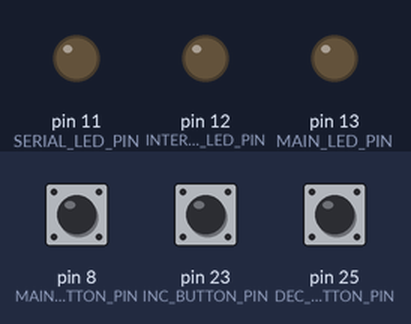
A sketch run on a simulated Arduino Mega 2560, built with avr-gcc and run on an emulated ATmega2560. Parts: output pins drawn as LEDs (lit = HIGH). Dashed ring = blinking. The inputs (shaded band) are chosen by the test bench; at power-on: pin 8 (MAIN_BUTTON_PIN) HIGH, pin 23 (INC_BUTTON_PIN) HIGH, pin 25 (DEC_BUTTON_PIN) HIGH. What the sketch prints to the serial monitor is not drawn.

Above: at 1.2 s.
1.3 s: pin 8 (MAIN_BUTTON_PIN) pulled LOW for 1 s
At 2.8 s:
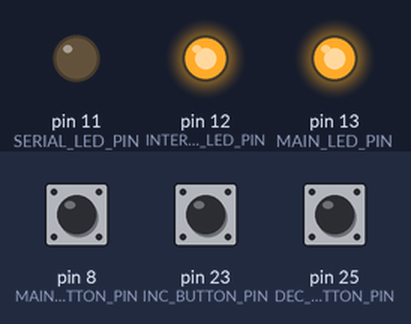
At 3.6 s:
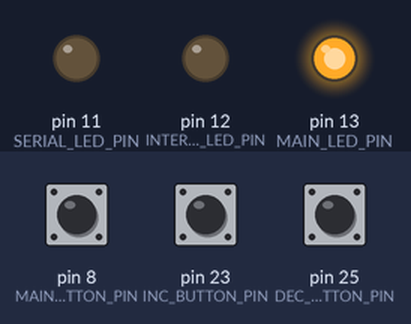
6.4 s: pin 8 (MAIN_BUTTON_PIN) pulled LOW for 3.2 s
At 10.7 s:
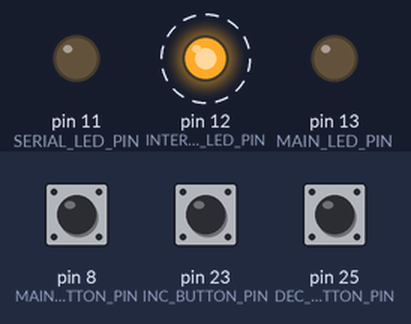
Timing chart, 0 to 19.6 s (numbered marks = the images above; inputs shaded):
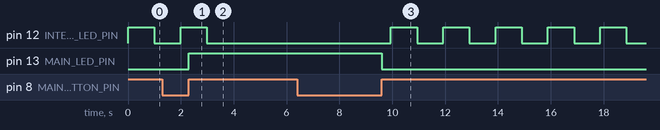

The sketch:

lab_2.ino
```cpp
// #include "stdinout.h"
// #define MAIN_LED_PIN 13
// #define INTERMITENT_LED_PIN 12
// #define SERIAL_LED_PIN 11
// #define MAIN_BUTTON_PIN 8
// #define INC_BUTTON_PIN 23
// #define DEC_BUTTON_PIN 25

// void task1();
// void task2();
// void task3();
// void task4();
// void idleTask();

// byte ledState = LOW;
// byte interLedState = LOW;
// byte serialLedState = LOW;
// bool btnPressed = false;
// unsigned int currentTime = 0;
// unsigned int prevTime_T1 = 0;
// unsigned int prevTime_Idle = 0;
// unsigned int delayTime = 1000;
// unsigned int idleInterval = 2000;
// unsigned int step = 100;
// char command[10];

// void setup(){
//   pinMode(MAIN_LED_PIN, OUTPUT);
//   pinMode(INTERMITENT_LED_PIN, OUTPUT);
//   pinMode(SERIAL_LED_PIN, OUTPUT);
//   pinMode(MAIN_BUTTON_PIN, INPUT_PULLUP);
//   pinMode(INC_BUTTON_PIN, INPUT_PULLUP);
//   pinMode(DEC_BUTTON_PIN, INPUT_PULLUP);
//   Serial.begin(115200);
// }

// void loop(){
//   currentTime = millis();
//   task1();
//   task2();
//   task3();
//   task4();
//   idleTask();
// }

// void task1(){
//   if(digitalRead(MAIN_BUTTON_PIN) == LOW){
//     while(digitalRead(MAIN_BUTTON_PIN) == LOW);
//     ledState = !ledState;
//     digitalWrite(MAIN_LED_PIN, ledState);
//   }
// }


// void task2()
// {
//   if (currentTime - prevTime_T1 > delayTime)
//   {
//     if (ledState == HIGH)
//     {
//       interLedState = LOW;
//       digitalWrite(INTERMITENT_LED_PIN, interLedState);
//     }
//     else
//     {
//       digitalWrite(INTERMITENT_LED_PIN, interLedState =
//                           interLedState == LOW ? HIGH : LOW);
//     }
//     prevTime_T1 = currentTime;
//   }
// }

// void task3(){
//   if(digitalRead(INC_BUTTON_PIN) == LOW){
//     while(digitalRead(INC_BUTTON_PIN) == LOW);
//     delayTime += step;
//     digitalWrite(INC_BUTTON_PIN, HIGH);
//   }
//   if(digitalRead(DEC_BUTTON_PIN) == LOW){
//     if(delayTime > 100){
//       while(digitalRead(DEC_BUTTON_PIN) == LOW);
//       delayTime -= step;
//       digitalWrite(DEC_BUTTON_PIN, HIGH);
//     }
//   }
// }


// void task4() {
//   if(Serial.available()){
//     fgets(command, sizeof(command), stdin);
//     command[strcspn(command, "\n")] = 0;
//     printf("Received command: %s\n", command);

//     if (strcasecmp(command, "led on") == 0) {
//       serialLedState = HIGH;
//       digitalWrite(SERIAL_LED_PIN, serialLedState);
//     }
//     else if (strcasecmp(command, "led off") == 0) {
//       serialLedState = LOW;
//       digitalWrite(SERIAL_LED_PIN, serialLedState);
//     }
//    else {
//       printf("No such command available!\n");
//     }
//   }
// }

// void idleTask()
// {
//   if (currentTime - prevTime_Idle > idleInterval)
//   {
//     prevTime_Idle = currentTime;

//     printf("LED-ul principal este: %s \n", ledState == HIGH ? "Aprins" : "Stins" );
//     printf("LED-ul intermitent  este: %s \n", interLedState == HIGH ? "Aprins" : "Stins" );
//     printf("LED-ul serial  este: %s \n", serialLedState == HIGH ? "Aprins" : "Stins" );
//     printf("Numărul de recurențe/timp în care LED-ul intermitent se va afla într-o stare: %d \n", delayTime );

//   }
// }
```

main.ino
```cpp
#include "stdinout.h"
#include <Arduino_FreeRTOS.h>

#define MAIN_LED_PIN 13
#define INTERMITENT_LED_PIN 12
#define SERIAL_LED_PIN 11
#define MAIN_BUTTON_PIN 8
#define INC_BUTTON_PIN 23
#define DEC_BUTTON_PIN 25

void task1(void * param);
void task2(void * param);
void task3(void * param);
void task4(void * param);
void idleTask(void * param);

byte ledState = LOW;
byte interLedState = LOW;
byte serialLedState = LOW;
bool btnPressed = false;

unsigned int delayTime = 1000;
unsigned int step = 100;
char command[10];

void setup(){
  pinMode(MAIN_LED_PIN, OUTPUT);
  pinMode(INTERMITENT_LED_PIN, OUTPUT);
  pinMode(SERIAL_LED_PIN, OUTPUT);
  pinMode(MAIN_BUTTON_PIN, INPUT_PULLUP);
  pinMode(INC_BUTTON_PIN, INPUT_PULLUP);
  pinMode(DEC_BUTTON_PIN, INPUT_PULLUP);

  Serial.begin(115200);

  xTaskCreate(
    task1, // function name
    "Task 1", // description(task name)
    1000, // stack size
    NULL, // task parameters
    1, // task priority
    NULL // task handle
  );
  xTaskCreate(task2, "Task 2", 1000, NULL, 1, NULL);
  xTaskCreate(task3, "Task 3", 1000, NULL, 1, NULL);
  xTaskCreate(task4, "Task 4", 1000, NULL, 1, NULL);
  xTaskCreate(idleTask, "IDLE Task", 1000, NULL, 1, NULL);
}

void loop(){

}

void task1(void * param){
  while(1){
    if(digitalRead(MAIN_BUTTON_PIN) == LOW){
      while(digitalRead(MAIN_BUTTON_PIN) == LOW);
      ledState = !ledState;
      digitalWrite(MAIN_LED_PIN, ledState);
    }
    vTaskDelay(1000 / portTICK_PERIOD_MS );
  }
}


void task2(void * param)
{
  while(1){
    if (ledState ^ serialLedState )
    {
      interLedState = LOW;
      digitalWrite(INTERMITENT_LED_PIN, interLedState);
    }
    else
    {
      interLedState = (interLedState == LOW) ? HIGH : LOW ;
      digitalWrite(INTERMITENT_LED_PIN, interLedState);
    }
    vTaskDelay(delayTime / portTICK_PERIOD_MS );
  }
}

void task3(void * param){
  while(1){
    if(digitalRead(INC_BUTTON_PIN) == LOW){
      while(digitalRead(INC_BUTTON_PIN) == LOW);
      delayTime += step;
      digitalWrite(INC_BUTTON_PIN, HIGH);
    }
    if(digitalRead(DEC_BUTTON_PIN) == LOW){
      if(delayTime > 100){
        while(digitalRead(DEC_BUTTON_PIN) == LOW);
        delayTime -= step;
        digitalWrite(DEC_BUTTON_PIN, HIGH);
      }
    }
    vTaskDelay(1000 / portTICK_PERIOD_MS );
  }
}


void task4(void * param) {
  while(1){
    if(Serial.available()){
      fgets(command, sizeof(command), stdin);
      command[strcspn(command, "\n")] = 0;
      printf("Received command: %s\n", command);

      if (strcasecmp(command, "led on") == 0) {
        serialLedState = HIGH;
        digitalWrite(SERIAL_LED_PIN, serialLedState);
      }
      else if (strcasecmp(command, "led off") == 0) {
        serialLedState = LOW;
        digitalWrite(SERIAL_LED_PIN, serialLedState);
      }
      else {
        printf("No such command available!\n");
      }
    }
    vTaskDelay(1000 / portTICK_PERIOD_MS );
  }
}

void idleTask(void * param)
{
  while(1){
    printf("LED-ul principal este: %s \n", ledState == HIGH ? "Aprins" : "Stins" );
    printf("LED-ul intermitent  este: %s \n", interLedState == HIGH ? "Aprins" : "Stins" );
    printf("LED-ul serial  este: %s \n", serialLedState == HIGH ? "Aprins" : "Stins" );
    printf("Numărul de recurențe/timp în care LED-ul intermitent se va afla într-o stare: %d \n", delayTime );
    vTaskDelay(2000 / portTICK_PERIOD_MS );
  }
}
```

stdinout.cpp
```cpp
#include "Arduino.h"
#include <stdio.h>
#include "stdinout.h"

// Function that printf and related will use to print
static int serial_putchar(char c, FILE *f)
{
  if (c == '\n') {
    serial_putchar('\r', f);
  }

  return Serial.write(c) == 1 ? 0 : 1;
}
// Function that scanf and related will use to read
static int serial_getchar(FILE *)
{
  // Wait until character is avilable
  while (Serial.available() <= 0) { ; }

  return Serial.read();
}

static FILE serial_stdinout;

static void setup_stdin_stdout()
{
  // Set up stdout and stdin
  fdev_setup_stream(&serial_stdinout, serial_putchar, serial_getchar, _FDEV_SETUP_RW);
  stdout = &serial_stdinout;
  stdin  = &serial_stdinout;
  stderr = &serial_stdinout;
}

// Initialize the static variable to 0
size_t initializeSTDINOUT::initnum = 0;

// Constructor that calls the function to set up stdin and stdout
initializeSTDINOUT::initializeSTDINOUT()
{
  if (initnum++ == 0) {
    setup_stdin_stdout();
  }
}
```

stdinout.h
```cpp
#ifndef _STDINOUT_H
#define _STDINOUT_H

// no need to make an instance of this yourself
class initializeSTDINOUT
{
    static size_t initnum;
  public:
    // Constructor
    initializeSTDINOUT();
};

// Call the constructor in each compiled file this header is included in
// static means the names won't collide
static initializeSTDINOUT initializeSTDINOUT_obj;

#endif
```

Measured:
- after the input at 1.3 s, pin 12 (INTERMITENT_LED_PIN): goes on until 3.0 s, then stays LOW; pin 13 (MAIN_LED_PIN): LOW → HIGH after 1.0 s
- after the input at 6.4 s, pin 12 (INTERMITENT_LED_PIN): alternates HIGH for 0.99 s and LOW for 0.99 s, starting after 3.5 s; pin 13 (MAIN_LED_PIN): HIGH → LOW after 3.2 s
